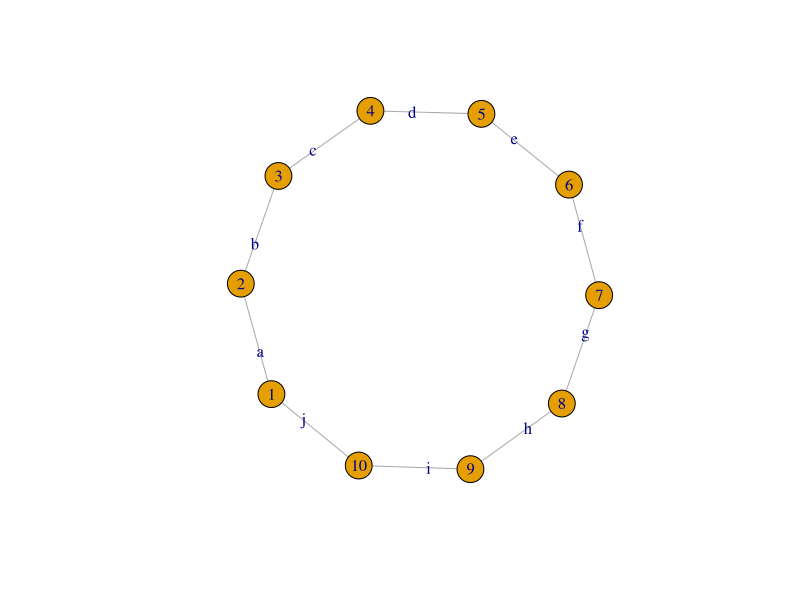

Write the R code that produced this figure.
library(igraph)


### Name: edge_attr_names
### Title: List names of edge attributes
### Aliases: edge_attr_names list.edge.attributes

### ** Examples

g <- make_ring(10) %>%
  set_edge_attr("label", value = letters[1:10])
edge_attr_names(g)
plot(g)
